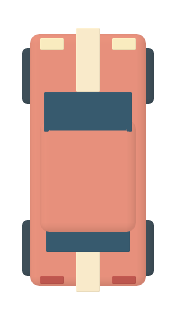
#> input picture entry/src/main/resources/base/media/toy_drift_car.png, 176 x 320 px
$ python toy-chase-pixels.py ../entry/src/main/resources/base/media/toy_drift_car.png ../entry/src/main/resources/base/media/toy_drift_car.png ../entry/src/main/resources/base/media/toy_drift_car.png
#> lines starting #> are read from the running program, lines starting #| are printed output that depends on the picture
"""Observe toy-game controls from a rendered screenshot, without game-state access."""
import json
import sys
from PIL import Image

im = Image.open(sys.argv[1]).convert('RGB')
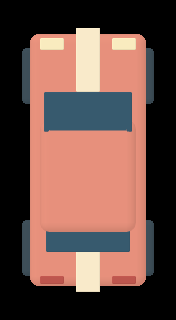
#> im: PIL image 176x320 RGB; mean R, G, B 106.6, 76.8, 69.6
#> (the run stopped early here; a loop or call above may not have finished)
